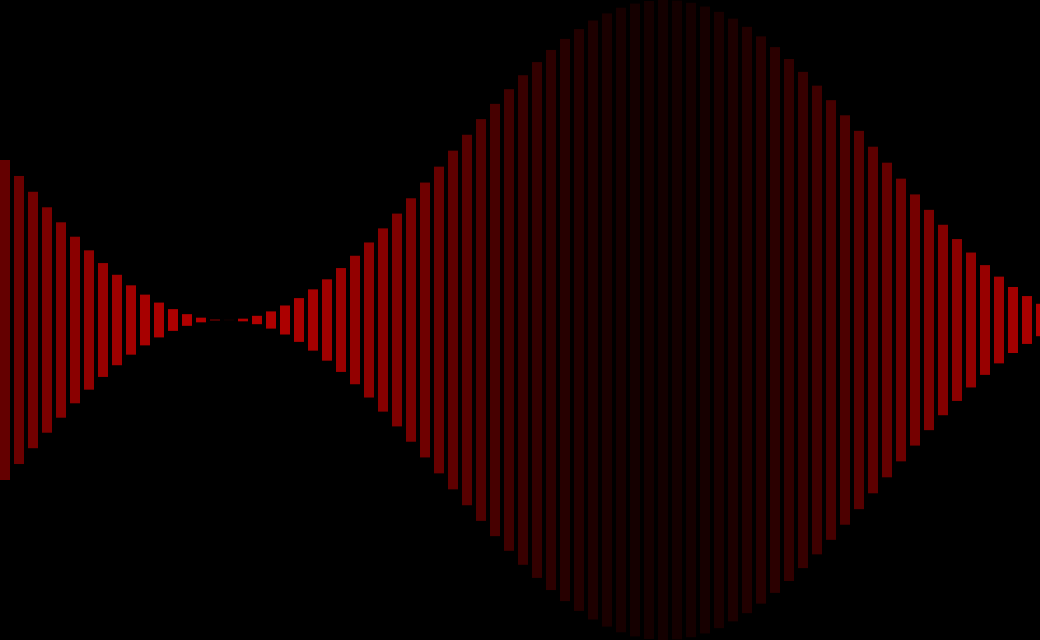
Frame 1 (no input)
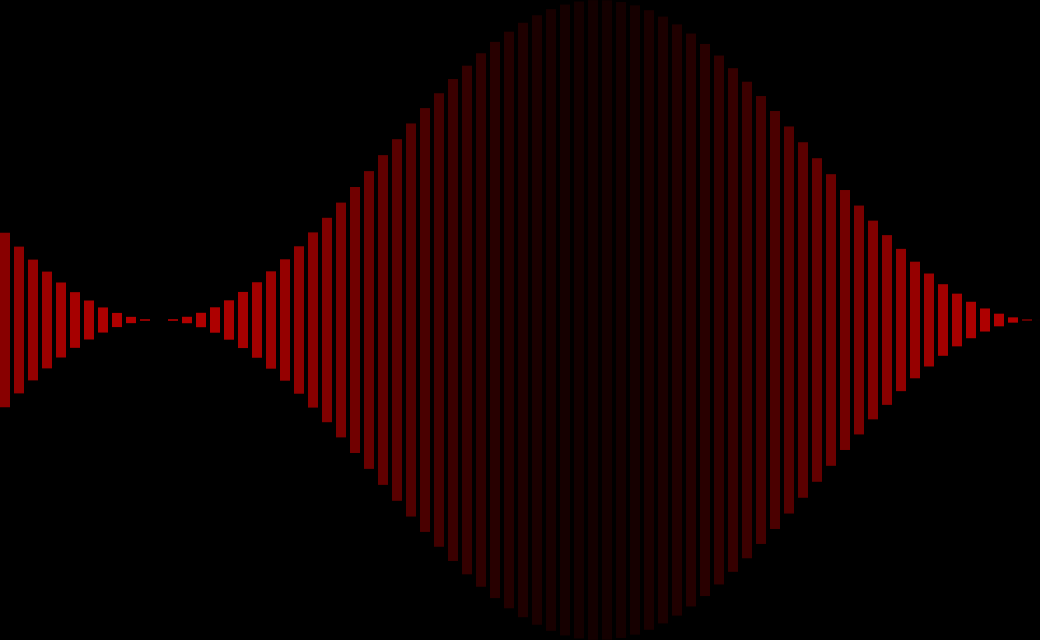
Frame 60 (the mouse pressed at the canvas centre just before this capture)
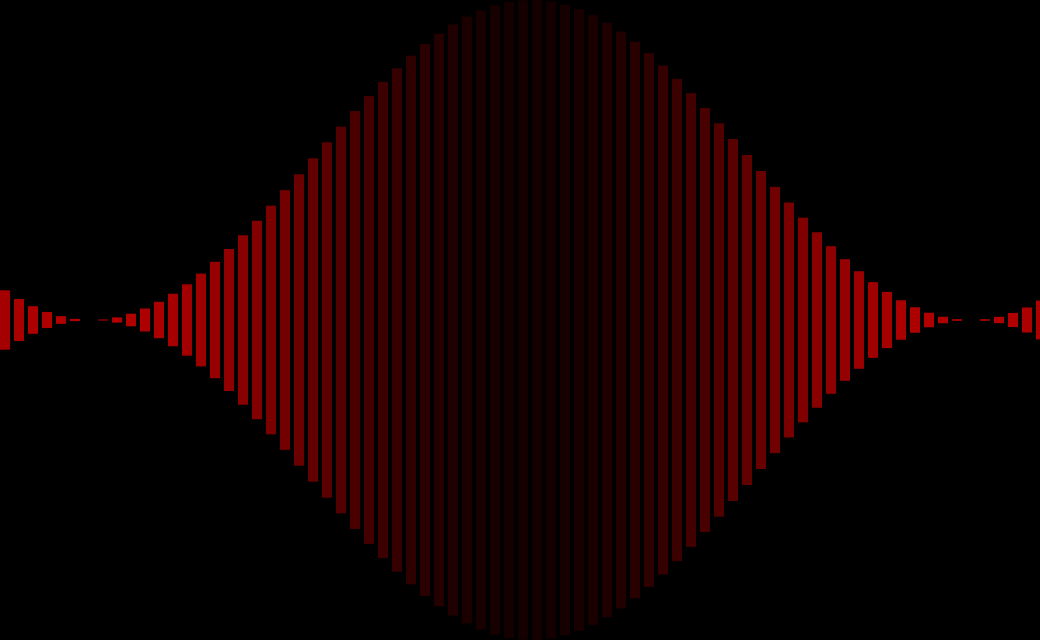
Frame 120 (the mouse held since frame 60 and released just before this capture)

The Processing sketch that drew these frames (run headless with seeded random() and noise(); from frame 60 on, the mouse is pressed at the canvas centre):

// Processing sketch: ex_3_10_b_oscillator_class
// ── ex_3_10_b_oscillator_class.pde
Oscillator[] oscillators = new Oscillator[width];
float startAngle = 0;
float angleVel = 0.1;

void setup () {
  size(1040,640);
  for (int i = 0; i < oscillators.length; i += 1) {
    oscillators[i] = new Oscillator(new PVector(i*14, 0), new PVector(10, height), 320);
  }
}

void draw() {
  background(0);
    
  float angle = startAngle;

  for (int i = 0; i < oscillators.length; i += 1) {
    oscillators[i].oscillate(angle);
    oscillators[i].display();
    angle += angleVel;
  }

  startAngle += 0.008;
}

class Oscillator  {
  PVector location, size;
  float amplitude, angle, x, y;

  Oscillator(PVector origin, PVector size, float amplitude)  {
    this.angle = 0;
    this.y = 0;
    this.amplitude = amplitude;
    this.location = origin;
    this.size = size;
  }

  void oscillate(float angle)  {
    y = map(sin(angle), -1, 1, 0, amplitude);
  }

  void display()  {
    float alpha = map(y, 0, 160, 20, 100);
    pushMatrix();
    translate(location.x, location.y);
    noStroke();
    smooth();
    fill(255, 0, 0, alpha);
    rect(0, y, size.x, size.y - y * 2);
    popMatrix();
  }
}
